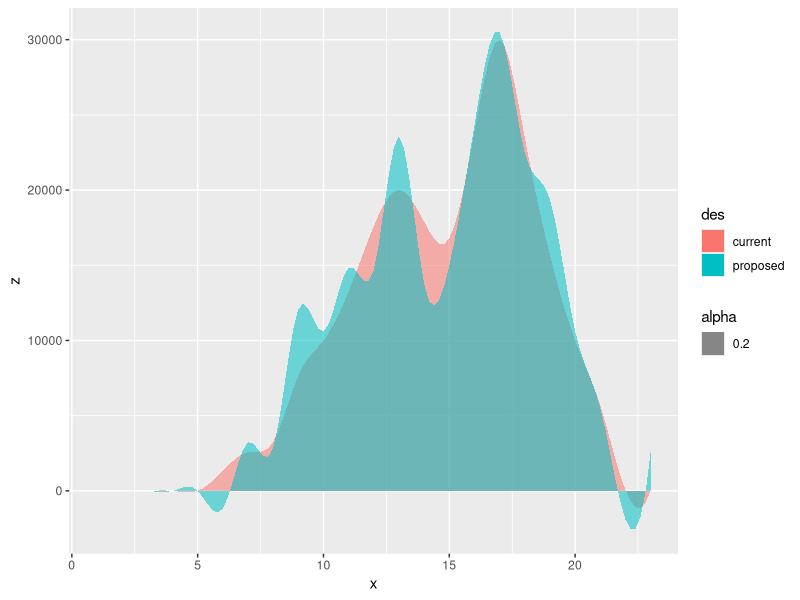

This figure's R source:
#branch 1

library(dplyr)
library(ggplot2)

set.seed(100)

x=seq(1,23)
y1=c(	0,	0,	0,	0,	0,	1329,	2579,	3246,	7658,	10000,	13245,	17598,	20000,	17893,	16783,	23879,	30000,	23478,	15678,	10000,	5673,	46,	32)
y2=y1+c(rep(0,5),rnorm(23-5,0,5000))

inter_pt=4
tot_pt=inter_pt*22+23

z1=spline(x = x,y = y1,n = tot_pt,method = "fmm")$y
z2=spline(x = x,y = y2,n = tot_pt,method = "fmm")$y

dat=data.frame(x=rep(seq(1,23,1/(1+inter_pt)),
                     2),
               z=c(z1,z2),
               des=c(rep('current',tot_pt),
                     rep('proposed',tot_pt))
               )

p=ggplot(data = dat) +
  geom_area(aes(x = x,y = z,fill=des,alpha=0.2),
            position = 'dodge')

p

